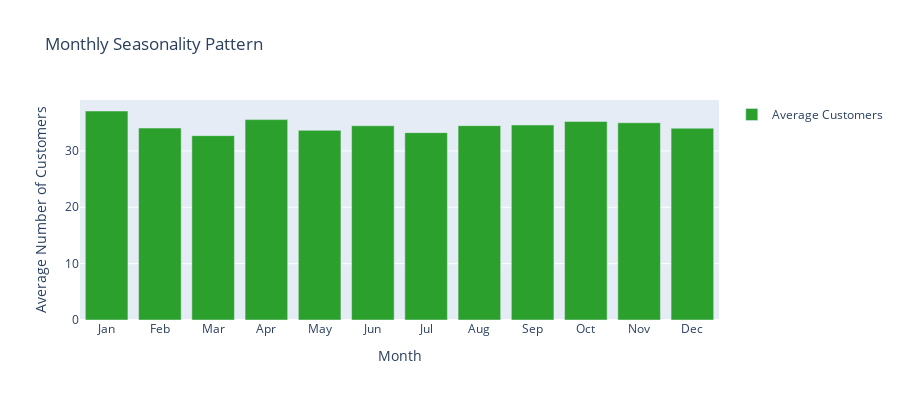

Notebook source saved alongside this figure:
### Code cell
monthly_pattern_fig = create_monthly_pattern(df)
monthly_pattern_fig.show()

### Figure 1 — Plotly figure (JSON) as saved in the notebook; plotly's stock layout.template omitted (floating-point values rounded to 4 significant figures)
{"data": [{"marker": {"color": "#2ca02c"}, "name": "Average Customers", "type": "bar", "x": ["Jan", "Feb", "Mar", "Apr", "May", "Jun", "Jul", "Aug", "Sep", "Oct", "Nov", "Dec"], "y": [37.08, 34.05, 32.71, 35.55, 33.65, 34.47, 33.24, 34.48, 34.6, 35.23, 35, 34.03]}], "layout": {"height": 400, "showlegend": true, "title": {"text": "Monthly Seasonality Pattern"}, "xaxis": {"title": {"text": "Month"}}, "yaxis": {"title": {"text": "Average Number of Customers"}}}}
